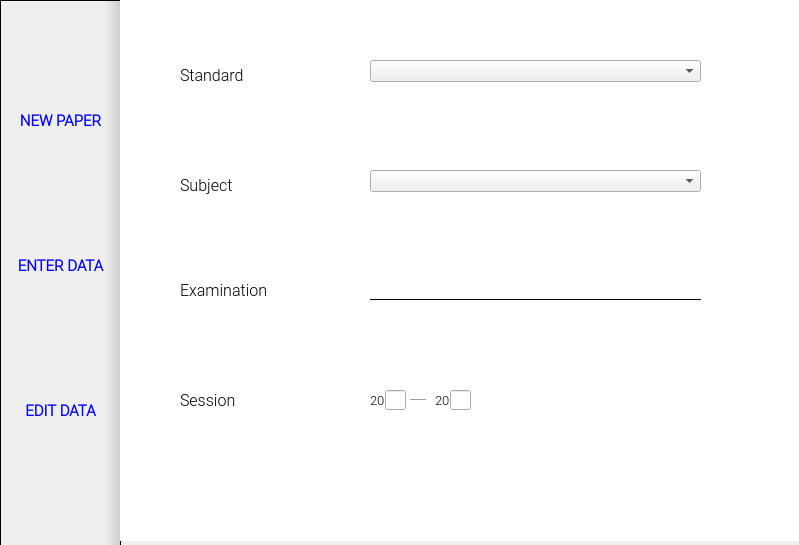
<?xml version="1.0" encoding="UTF-8"?>
<ui version="4.0">
 <class>MainWindow</class>
 <widget class="QMainWindow" name="MainWindow">
  <property name="geometry">
   <rect>
    <x>0</x>
    <y>0</y>
    <width>799</width>
    <height>545</height>
   </rect>
  </property>
  <property name="windowTitle">
   <string>Exam Generator</string>
  </property>
  <property name="windowOpacity">
   <double>1.000000000000000</double>
  </property>
  <widget class="QWidget" name="centralwidget">
   <widget class="QFrame" name="frame">
    <property name="geometry">
     <rect>
      <x>0</x>
      <y>0</y>
      <width>121</width>
      <height>551</height>
     </rect>
    </property>
    <property name="styleSheet">
     <string notr="true">QFrame
{
	background-color: qlineargradient(spread:pad, x1:1, y1:0, x2:0.863, y2:0, stop:0 rgba(0, 0, 0, 37), stop:1 rgba(255, 255, 255, 0));
}</string>
    </property>
    <property name="frameShape">
     <enum>QFrame::StyledPanel</enum>
    </property>
    <property name="frameShadow">
     <enum>QFrame::Raised</enum>
    </property>
    <widget class="QToolButton" name="toolButton">
     <property name="geometry">
      <rect>
       <x>0</x>
       <y>60</y>
       <width>121</width>
       <height>121</height>
      </rect>
     </property>
     <property name="font">
      <font>
       <family>Roboto Light</family>
       <pointsize>11</pointsize>
       <weight>75</weight>
       <bold>true</bold>
      </font>
     </property>
     <property name="styleSheet">
      <string notr="true">QToolButton
{
	color: blue;
	border: none;
}

QToolButton::hover
{
	border-right: 3px solid blue;
}

QToolButton::pressed
{
	border-right: 3px solid red;
}

QToolButton::checked
{
	background-color: grey;
}</string>
     </property>
     <property name="text">
      <string>NEW PAPER</string>
     </property>
     <property name="icon">
      <iconset resource="resource.qrc">
       <normaloff>:/tools/ic_fiber_new_black_48dp_2x.png</normaloff>:/tools/ic_fiber_new_black_48dp_2x.png</iconset>
     </property>
     <property name="iconSize">
      <size>
       <width>100</width>
       <height>100</height>
      </size>
     </property>
     <property name="checkable">
      <bool>true</bool>
     </property>
     <property name="autoExclusive">
      <bool>true</bool>
     </property>
     <property name="toolButtonStyle">
      <enum>Qt::ToolButtonTextUnderIcon</enum>
     </property>
    </widget>
    <widget class="QToolButton" name="toolButton_2">
     <property name="geometry">
      <rect>
       <x>0</x>
       <y>200</y>
       <width>121</width>
       <height>131</height>
      </rect>
     </property>
     <property name="font">
      <font>
       <family>Roboto Light</family>
       <pointsize>11</pointsize>
       <weight>75</weight>
       <bold>true</bold>
      </font>
     </property>
     <property name="styleSheet">
      <string notr="true">QToolButton
{
	color: blue;
	border: none;
}

QToolButton::hover
{
	border-right: 3px solid blue;
}

QToolButton::pressed
{
	border-right: 3px solid red;
}</string>
     </property>
     <property name="text">
      <string>ENTER DATA</string>
     </property>
     <property name="icon">
      <iconset resource="resource.qrc">
       <normaloff>:/tools/ic_insert_drive_file_black_48dp_2x.png</normaloff>:/tools/ic_insert_drive_file_black_48dp_2x.png</iconset>
     </property>
     <property name="iconSize">
      <size>
       <width>100</width>
       <height>100</height>
      </size>
     </property>
     <property name="checkable">
      <bool>true</bool>
     </property>
     <property name="autoExclusive">
      <bool>true</bool>
     </property>
     <property name="toolButtonStyle">
      <enum>Qt::ToolButtonTextUnderIcon</enum>
     </property>
    </widget>
    <widget class="QToolButton" name="toolButton_3">
     <property name="geometry">
      <rect>
       <x>0</x>
       <y>350</y>
       <width>121</width>
       <height>121</height>
      </rect>
     </property>
     <property name="font">
      <font>
       <family>Roboto Light</family>
       <pointsize>11</pointsize>
       <weight>75</weight>
       <bold>true</bold>
      </font>
     </property>
     <property name="styleSheet">
      <string notr="true">QToolButton
{
	color: blue;
	border: none;
}

QToolButton::hover
{
	border-right: 3px solid blue;
}

QToolButton::pressed
{
	border-right: 3px solid red;
}</string>
     </property>
     <property name="text">
      <string>EDIT DATA</string>
     </property>
     <property name="icon">
      <iconset resource="resource.qrc">
       <normaloff>:/tools/ic_border_color_black_48dp_2x.png</normaloff>:/tools/ic_border_color_black_48dp_2x.png</iconset>
     </property>
     <property name="iconSize">
      <size>
       <width>100</width>
       <height>100</height>
      </size>
     </property>
     <property name="checkable">
      <bool>true</bool>
     </property>
     <property name="autoExclusive">
      <bool>true</bool>
     </property>
     <property name="toolButtonStyle">
      <enum>Qt::ToolButtonTextUnderIcon</enum>
     </property>
    </widget>
   </widget>
   <widget class="QStackedWidget" name="stackedWidget">
    <property name="geometry">
     <rect>
      <x>120</x>
      <y>0</y>
      <width>681</width>
      <height>541</height>
     </rect>
    </property>
    <property name="styleSheet">
     <string notr="true">QStackedWidget
{
	background-color: white;
	border: none;
}</string>
    </property>
    <property name="currentIndex">
     <number>1</number>
    </property>
    <widget class="QWidget" name="page">
     <widget class="QGroupBox" name="standard">
      <property name="geometry">
       <rect>
        <x>20</x>
        <y>20</y>
        <width>641</width>
        <height>91</height>
       </rect>
      </property>
      <property name="font">
       <font>
        <family>Roboto Light</family>
        <pointsize>12</pointsize>
       </font>
      </property>
      <property name="title">
       <string>Standard</string>
      </property>
      <widget class="QComboBox" name="comboBox">
       <property name="geometry">
        <rect>
         <x>30</x>
         <y>50</y>
         <width>291</width>
         <height>22</height>
        </rect>
       </property>
       <property name="font">
        <font>
         <pointsize>12</pointsize>
        </font>
       </property>
      </widget>
      <widget class="QPushButton" name="pushButton">
       <property name="geometry">
        <rect>
         <x>430</x>
         <y>40</y>
         <width>81</width>
         <height>41</height>
        </rect>
       </property>
       <property name="font">
        <font>
         <family>Roboto Light</family>
         <pointsize>12</pointsize>
         <weight>75</weight>
         <bold>true</bold>
        </font>
       </property>
       <property name="styleSheet">
        <string notr="true">QPushButton
{
	color: white;
	border: none;
	background-color: #304FFE;
	border-bottom: 1px solid blue;
}

QPushButton::pressed
{
	border: none;
	border-bottom: 1px solid red;
	background-color: #304FFE;
}

QPushButton::default
{
	border: none;
	border-bottom: 1px solid red;
}</string>
       </property>
       <property name="text">
        <string>Delete</string>
       </property>
       <property name="default">
        <bool>false</bool>
       </property>
       <property name="flat">
        <bool>false</bool>
       </property>
      </widget>
      <widget class="QPushButton" name="pushButton_2">
       <property name="geometry">
        <rect>
         <x>520</x>
         <y>40</y>
         <width>81</width>
         <height>41</height>
        </rect>
       </property>
       <property name="font">
        <font>
         <family>Roboto Light</family>
         <pointsize>12</pointsize>
         <weight>75</weight>
         <bold>true</bold>
        </font>
       </property>
       <property name="styleSheet">
        <string notr="true">QPushButton
{
	color: white;
	border: none;
	background-color: #304FFE;
	border-bottom: 1px solid blue;
}

QPushButton::pressed
{
	border: none;
	border-bottom: 1px solid red;
	background-color: #304FFE;
}

QPushButton::default
{
	border: none;
	border-bottom: 1px solid red;
}</string>
       </property>
       <property name="text">
        <string>Edit</string>
       </property>
      </widget>
     </widget>
     <widget class="QGroupBox" name="subject">
      <property name="geometry">
       <rect>
        <x>20</x>
        <y>120</y>
        <width>641</width>
        <height>91</height>
       </rect>
      </property>
      <property name="font">
       <font>
        <family>Roboto Light</family>
        <pointsize>12</pointsize>
       </font>
      </property>
      <property name="title">
       <string>Subject</string>
      </property>
      <widget class="QComboBox" name="comboBox_2">
       <property name="geometry">
        <rect>
         <x>30</x>
         <y>50</y>
         <width>291</width>
         <height>22</height>
        </rect>
       </property>
       <property name="font">
        <font>
         <pointsize>12</pointsize>
        </font>
       </property>
      </widget>
      <widget class="QPushButton" name="pushButton_3">
       <property name="geometry">
        <rect>
         <x>430</x>
         <y>40</y>
         <width>81</width>
         <height>41</height>
        </rect>
       </property>
       <property name="font">
        <font>
         <family>Roboto Light</family>
         <pointsize>12</pointsize>
         <weight>75</weight>
         <bold>true</bold>
        </font>
       </property>
       <property name="styleSheet">
        <string notr="true">QPushButton
{
	color: white;
	border: none;
	background-color: #304FFE;
	border-bottom: 1px solid blue;
}

QPushButton::pressed
{
	border: none;
	border-bottom: 1px solid red;
	background-color: #304FFE;
}

QPushButton::default
{
	border: none;
	border-bottom: 1px solid red;
}</string>
       </property>
       <property name="text">
        <string>Delete</string>
       </property>
       <property name="default">
        <bool>false</bool>
       </property>
       <property name="flat">
        <bool>false</bool>
       </property>
      </widget>
      <widget class="QPushButton" name="pushButton_4">
       <property name="geometry">
        <rect>
         <x>520</x>
         <y>40</y>
         <width>81</width>
         <height>41</height>
        </rect>
       </property>
       <property name="font">
        <font>
         <family>Roboto Light</family>
         <pointsize>12</pointsize>
         <weight>75</weight>
         <bold>true</bold>
        </font>
       </property>
       <property name="styleSheet">
        <string notr="true">QPushButton
{
	color: white;
	border: none;
	background-color: #304FFE;
	border-bottom: 1px solid blue;
}

QPushButton::pressed
{
	border: none;
	border-bottom: 1px solid red;
	background-color: #304FFE;
}

QPushButton::default
{
	border: none;
	border-bottom: 1px solid red;
}</string>
       </property>
       <property name="text">
        <string>Edit</string>
       </property>
      </widget>
     </widget>
    </widget>
    <widget class="QWidget" name="page_2">
     <widget class="QLabel" name="label">
      <property name="geometry">
       <rect>
        <x>60</x>
        <y>50</y>
        <width>71</width>
        <height>51</height>
       </rect>
      </property>
      <property name="font">
       <font>
        <family>Roboto Light</family>
        <pointsize>12</pointsize>
       </font>
      </property>
      <property name="text">
       <string>Standard</string>
      </property>
     </widget>
     <widget class="QComboBox" name="comboBox_3">
      <property name="geometry">
       <rect>
        <x>250</x>
        <y>60</y>
        <width>331</width>
        <height>22</height>
       </rect>
      </property>
      <property name="font">
       <font>
        <family>Roboto Light</family>
        <pointsize>12</pointsize>
       </font>
      </property>
     </widget>
     <widget class="QLabel" name="label_2">
      <property name="geometry">
       <rect>
        <x>60</x>
        <y>160</y>
        <width>71</width>
        <height>51</height>
       </rect>
      </property>
      <property name="font">
       <font>
        <family>Roboto Light</family>
        <pointsize>12</pointsize>
       </font>
      </property>
      <property name="text">
       <string>Subject</string>
      </property>
     </widget>
     <widget class="QComboBox" name="comboBox_4">
      <property name="geometry">
       <rect>
        <x>250</x>
        <y>170</y>
        <width>331</width>
        <height>22</height>
       </rect>
      </property>
      <property name="font">
       <font>
        <family>Roboto Light</family>
        <pointsize>12</pointsize>
       </font>
      </property>
     </widget>
     <widget class="QLabel" name="label_3">
      <property name="geometry">
       <rect>
        <x>60</x>
        <y>270</y>
        <width>101</width>
        <height>41</height>
       </rect>
      </property>
      <property name="font">
       <font>
        <family>Roboto Light</family>
        <pointsize>12</pointsize>
       </font>
      </property>
      <property name="text">
       <string>Examination</string>
      </property>
     </widget>
     <widget class="QLineEdit" name="lineEdit">
      <property name="geometry">
       <rect>
        <x>250</x>
        <y>280</y>
        <width>331</width>
        <height>20</height>
       </rect>
      </property>
      <property name="font">
       <font>
        <family>Roboto Light</family>
        <pointsize>12</pointsize>
       </font>
      </property>
      <property name="styleSheet">
       <string notr="true">QLineEdit
{
	border: none;
	border-bottom: 1px solid black;
}</string>
      </property>
     </widget>
     <widget class="QLabel" name="label_4">
      <property name="geometry">
       <rect>
        <x>60</x>
        <y>380</y>
        <width>101</width>
        <height>41</height>
       </rect>
      </property>
      <property name="font">
       <font>
        <family>Roboto Light</family>
        <pointsize>12</pointsize>
       </font>
      </property>
      <property name="text">
       <string>Session</string>
      </property>
     </widget>
     <widget class="QLineEdit" name="lineEdit_2">
      <property name="geometry">
       <rect>
        <x>265</x>
        <y>390</y>
        <width>21</width>
        <height>20</height>
       </rect>
      </property>
      <property name="font">
       <font>
        <family>Roboto Light</family>
        <pointsize>10</pointsize>
       </font>
      </property>
     </widget>
     <widget class="QLabel" name="label_5">
      <property name="geometry">
       <rect>
        <x>250</x>
        <y>380</y>
        <width>21</width>
        <height>41</height>
       </rect>
      </property>
      <property name="font">
       <font>
        <family>Roboto Light</family>
        <pointsize>10</pointsize>
       </font>
      </property>
      <property name="text">
       <string>20</string>
      </property>
     </widget>
     <widget class="Line" name="line">
      <property name="geometry">
       <rect>
        <x>290</x>
        <y>390</y>
        <width>16</width>
        <height>21</height>
       </rect>
      </property>
      <property name="font">
       <font>
        <family>Roboto Light</family>
       </font>
      </property>
      <property name="orientation">
       <enum>Qt::Horizontal</enum>
      </property>
     </widget>
     <widget class="QLabel" name="label_6">
      <property name="geometry">
       <rect>
        <x>315</x>
        <y>380</y>
        <width>21</width>
        <height>41</height>
       </rect>
      </property>
      <property name="font">
       <font>
        <family>Roboto Light</family>
        <pointsize>10</pointsize>
       </font>
      </property>
      <property name="text">
       <string>20</string>
      </property>
     </widget>
     <widget class="QLineEdit" name="lineEdit_3">
      <property name="geometry">
       <rect>
        <x>330</x>
        <y>390</y>
        <width>21</width>
        <height>20</height>
       </rect>
      </property>
      <property name="font">
       <font>
        <family>Roboto Light</family>
        <pointsize>10</pointsize>
       </font>
      </property>
     </widget>
    </widget>
    <widget class="QWidget" name="page_3">
     <widget class="QGroupBox" name="standard_2">
      <property name="geometry">
       <rect>
        <x>20</x>
        <y>60</y>
        <width>641</width>
        <height>111</height>
       </rect>
      </property>
      <property name="font">
       <font>
        <family>Roboto Light</family>
        <pointsize>12</pointsize>
       </font>
      </property>
      <property name="title">
       <string>Standard</string>
      </property>
      <widget class="QComboBox" name="comboBox_5">
       <property name="geometry">
        <rect>
         <x>30</x>
         <y>50</y>
         <width>291</width>
         <height>22</height>
        </rect>
       </property>
       <property name="font">
        <font>
         <family>Roboto Light</family>
         <pointsize>12</pointsize>
        </font>
       </property>
      </widget>
      <widget class="QPushButton" name="pushButton_5">
       <property name="geometry">
        <rect>
         <x>460</x>
         <y>40</y>
         <width>101</width>
         <height>41</height>
        </rect>
       </property>
       <property name="font">
        <font>
         <family>Roboto Light</family>
         <pointsize>12</pointsize>
         <weight>75</weight>
         <bold>true</bold>
        </font>
       </property>
       <property name="styleSheet">
        <string notr="true">QPushButton
{
	color: white;
	border: none;
	background-color: #304FFE;
	border-bottom: 1px solid blue;
}

QPushButton::pressed
{
	border: none;
	border-bottom: 1px solid red;
	background-color: #304FFE;
}

QPushButton::default
{
	border: none;
	border-bottom: 1px solid red;
}</string>
       </property>
       <property name="text">
        <string>Add New</string>
       </property>
       <property name="default">
        <bool>false</bool>
       </property>
       <property name="flat">
        <bool>false</bool>
       </property>
      </widget>
     </widget>
     <widget class="QGroupBox" name="standard_3">
      <property name="geometry">
       <rect>
        <x>20</x>
        <y>270</y>
        <width>641</width>
        <height>111</height>
       </rect>
      </property>
      <property name="font">
       <font>
        <family>Roboto Light</family>
        <pointsize>12</pointsize>
       </font>
      </property>
      <property name="title">
       <string>Subject</string>
      </property>
      <widget class="QComboBox" name="comboBox_6">
       <property name="geometry">
        <rect>
         <x>30</x>
         <y>50</y>
         <width>291</width>
         <height>22</height>
        </rect>
       </property>
       <property name="font">
        <font>
         <family>Roboto Light</family>
         <pointsize>12</pointsize>
        </font>
       </property>
      </widget>
      <widget class="QPushButton" name="pushButton_6">
       <property name="geometry">
        <rect>
         <x>460</x>
         <y>40</y>
         <width>101</width>
         <height>41</height>
        </rect>
       </property>
       <property name="font">
        <font>
         <family>Roboto Light</family>
         <pointsize>12</pointsize>
         <weight>75</weight>
         <bold>true</bold>
        </font>
       </property>
       <property name="styleSheet">
        <string notr="true">QPushButton
{
	color: white;
	border: none;
	background-color: #304FFE;
	border-bottom: 1px solid blue;
}

QPushButton::pressed
{
	border: none;
	border-bottom: 1px solid red;
	background-color: #304FFE;
}

QPushButton::default
{
	border: none;
	border-bottom: 1px solid red;
}</string>
       </property>
       <property name="text">
        <string>Add New</string>
       </property>
       <property name="default">
        <bool>false</bool>
       </property>
       <property name="flat">
        <bool>false</bool>
       </property>
      </widget>
     </widget>
     <widget class="QPushButton" name="pushButton_7">
      <property name="geometry">
       <rect>
        <x>190</x>
        <y>440</y>
        <width>311</width>
        <height>51</height>
       </rect>
      </property>
      <property name="font">
       <font>
        <family>Roboto Light</family>
        <pointsize>14</pointsize>
        <weight>75</weight>
        <bold>true</bold>
       </font>
      </property>
      <property name="styleSheet">
       <string notr="true">QPushButton
{
	color: white;
	border: none;
	background-color: #304FFE;
	border-bottom: 1px solid blue;
}

QPushButton::pressed
{
	border: none;
	border-bottom: 1px solid red;
	background-color: #304FFE;
}

QPushButton::default
{
	border: none;
	border-bottom: 1px solid red;
}</string>
      </property>
      <property name="text">
       <string>Add New Question</string>
      </property>
     </widget>
    </widget>
   </widget>
  </widget>
 </widget>
 <resources>
  <include location="resource.qrc"/>
 </resources>
 <connections/>
</ui>
